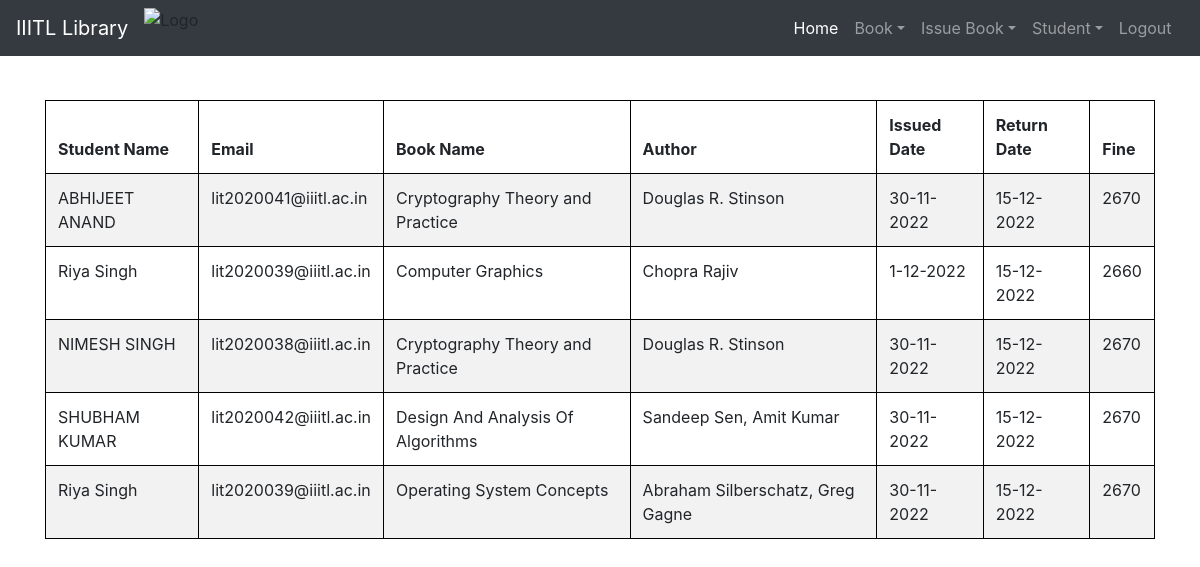
Page /viewissuedbooks (signed in) on the committed database.
### Library/models.py (models this page shows, shortened)
class Book(models.Model):
    title = models.CharField(max_length=50)
    isbn = models.PositiveBigIntegerField()
    author = models.CharField(max_length=50)

### Library/views.py (the view)
# urls.py: path('viewissuedbooks', views.viewissuedbooks, name = 'view_issued_books'),
def viewissuedbooks(request) :
    if request.user.is_superuser:
        issued_books = models.IssuedBooks.objects.all()
        li = []
        for ib in issued_books:
            issue_date = str(ib.issue_date.day) + '-' + str(ib.issue_date.month) + '-' + str(ib.issue_date.year)
            return_date = str(ib.return_date.day) + '-' + str(ib.return_date.month) + '-' + str(ib.return_date.year)
            days = (date.today() - ib.issue_date)
            print(date.today())
            d = days.days
            fine = 0
            if d > 15:
                day = d-15
                fine = day*10
            books = list(models.Book.objects.filter(isbn = ib.isbn))
            students = list(models.User.objects.filter(email = ib.user))
            i = 0
            for l in books :
                t = (students[i].get_full_name, students[i].email, books[i].title, books[i].author, issue_date, return_date, fine)
                i += 1
                li.append(t)
        return render(request, 'Library/viewIssuedBooks.html', {'li' : li})
    else :
        return render(request, 'Library/index.html')

### templates/Library/viewIssuedBooks.html (shortened to what this page needs)
{% extends 'Library/layout.html' %}
{% block head %}
    <link rel="stylesheet" href="https://stackpath.bootstrapcdn.com/bootstrap/4.3.1/css/bootstrap.min.css">
    <link rel="stylesheet" href="https://maxcdn.bootstrapcdn.com/font-awesome/4.7.0/css/font-awesome.min.css">
{% endblock %}
{% block body %}
    {% if li %}
        <div class="container">
            <table class="table table-hover table-condensed table-striped table-bordered bg-white">
                <thead>
                    <tr>
                        <th>Student Name</th>
                        <th>Email</th>
                        <th>Book Name</th>
                        <th>Author</th>
                        <th>Issued Date</th>
                        <th>Return Date</th>
                        <th>Fine</th>
                    </tr>
                </thead>
                <tbody>
                    {% for t in li %}
                        <tr>
                            <td>{{t.0}}</td>
                            <td>{{t.1}}</td>
                            <td>{{t.2}}</td>
                            <td>{{t.3}}</td>
                            <td>{{t.4}}</td>
                            <td>{{t.5}}</td>
                            <td>{{t.6}}</td>
                        </tr>
                        {%endfor%}
                </tbody>
                </table>
            </div>
            {%else%}
            <h1> 0 book Issued</h1>
            {%endif%}
{% endblock %}

### templates/Library/layout.html (style rules this page uses)
table.table-bordered { border:1px solid black; margin-top:20px; }
table.table-bordered > thead > tr > th { border:1px solid black; }
table.table-bordered > tbody > tr > td { border:1px solid black; }

### templates/Library/viewIssuedBooks.html (style rules this page uses)
body { background-image: url("https://media.istockphoto.com/photos/textbooks-stacked-on-school-desk-with-chalkboard-background-picture-id638383032?b=1&k=20&m=638383032&s=170667a&w=0&h=T8UqCXjblfdTPKu4LlLHqJWizWbd3LEhEkJHAMcB83I="); background-repeat: repeat; background-size: 100vw 100vh; }
.container { margin-top: 100px; }

### rows in the picture
Book: title "Cryptography Theory and Practice" "Cryptography Theory and Practice", author "Douglas R. Stinson" "Douglas R. Stinson"
Book: title "Computer Graphics", author "Chopra Rajiv"
Book: title "Design And Analysis Of Algorithms", author "Sandeep Sen, Amit Kumar"
Book: title "Operating System Concepts", author "Abraham Silberschatz, Greg Gagne"

### other values in the picture
{{ t.0 }} "ABHIJEET ANAND" "Riya Singh" "NIMESH SINGH" "SHUBHAM KUMAR" "Riya Singh"
{{ t.1 }} "lit2020041@iiitl.ac.in" "lit2020039@iiitl.ac.in" "lit2020038@iiitl.ac.in" "lit2020042@iiitl.ac.in" "lit2020039@iiitl.ac.in"
{{ t.4 }} "30-11-2022" "1-12-2022" "30-11-2022" "30-11-2022" "30-11-2022"
{{ t.5 }} "15-12-2022" "15-12-2022" "15-12-2022" "15-12-2022" "15-12-2022"
{{ t.6 }} "2670" "2660" "2670" "2670" "2670"
